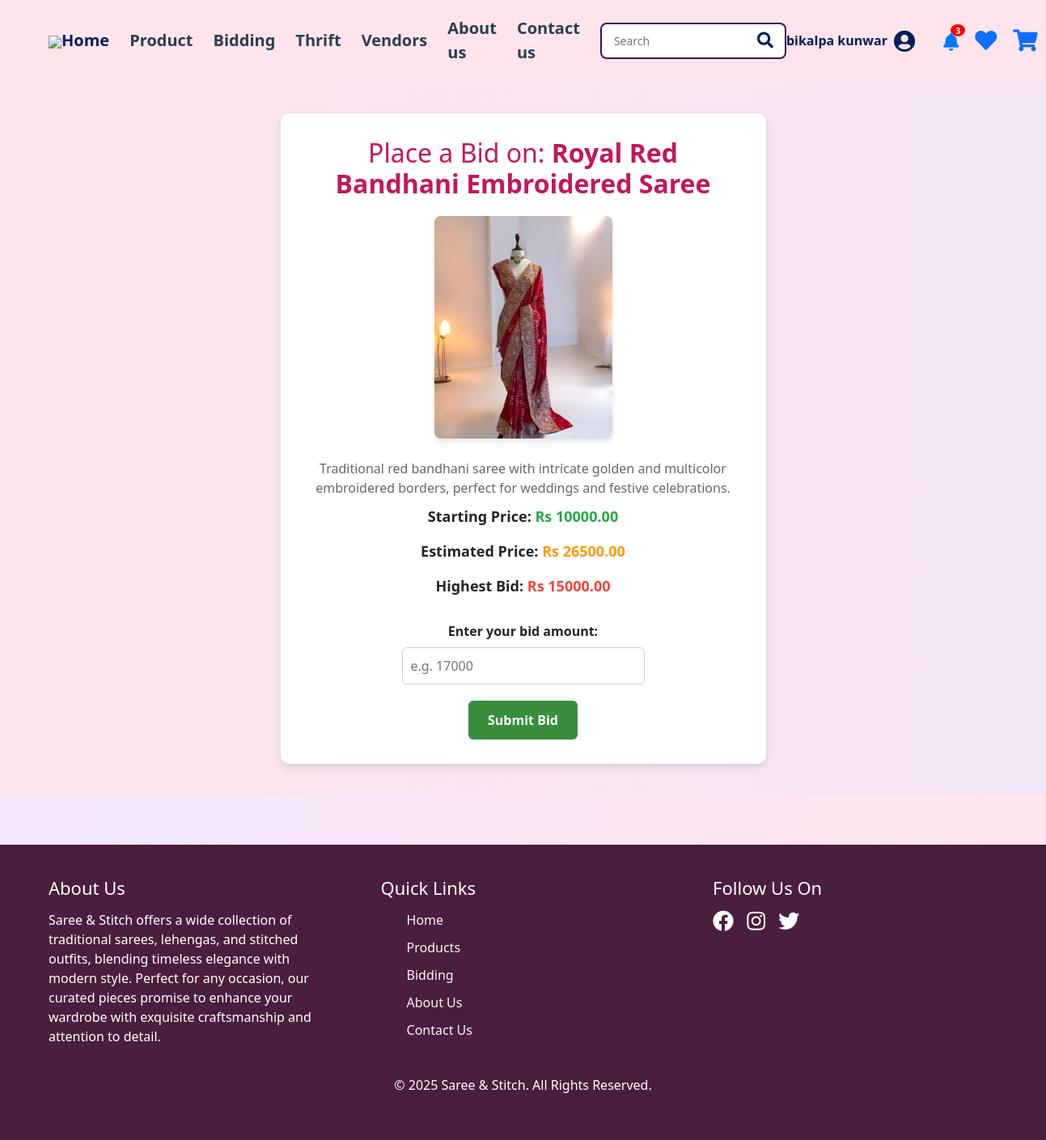
The app's page /place-bid/6/ (signed in) with its own data.
### MS/models.py (models this page shows, shortened)
class CustomUser(AbstractUser):
    ROLE_CHOICES = [
        ('customer', 'Customer'),
        ('admin', 'Admin'),
        ('vendor', 'Vendor'),
    ]
    SIZE_CHOICES = [
        ('XS', 'Extra Small'),
        ('S', 'Small'),
        ('M', 'Medium'),
        ('L', 'Large'),
        ('XL', 'Extra Large'),
        ('Free', 'Free Size'),
    ]
    role = models.CharField(max_length=10, choices=ROLE_CHOICES, default='customer')
    is_vendor = models.BooleanField(default=False)
    size = models.CharField(max_length=10, choices=SIZE_CHOICES, blank=True, null=True)
    store_name = models.CharField(max_length=255, blank=True, null=True)
    description = models.TextField(blank=True, null=True)
    logo = models.ImageField(upload_to='vendor_logos/', blank=True, null=True)
    groups = models.ManyToManyField(
        'auth.Group',
        related_name='customuser_set',
        blank=True
    )
    user_permissions = models.ManyToManyField(
        'auth.Permission',
        related_name='customuser_permissions',
        blank=True
    )

class BiddingProduct(models.Model):
    product_name = models.CharField(max_length=255)
    description = models.TextField()
    image = models.ImageField(upload_to='bidding/')
    starting_price = models.DecimalField(max_digits=10, decimal_places=2)
    estimated_price = models.DecimalField(max_digits=10, decimal_places=2)
    start_time = models.DateTimeField()
    end_time = models.DateTimeField()
    created_at = models.DateTimeField(auto_now_add=True)
    notified = models.BooleanField(default=False)
    def is_active(self):
        now = timezone.now()
        return self.start_time <= now <= self.end_time
    def highest_bid(self):
        return self.bid_set.order_by('-amount').first()

class Bid(models.Model):
    product = models.ForeignKey(BiddingProduct, on_delete=models.CASCADE)
    user = models.ForeignKey(settings.AUTH_USER_MODEL, on_delete=models.CASCADE)
    amount = models.DecimalField(max_digits=10, decimal_places=2)
    bid_time = models.DateTimeField(auto_now_add=True)

### MS/views.py (the view, shortened to what this page needs)
# urls.py: path('place-bid/<int:product_id>/', views.place_bid_view, name='place_bid'),
@login_required
def place_bid_view(request, product_id):
    product = get_object_or_404(BiddingProduct, id=product_id)
    if not product.is_active():
        messages.error(request, "❌ Bidding for this product is closed.")
        return redirect('bidding_list')
    return render(request, 'mytemplates/place_bid.html', {'product': product})

### MS/context_processors.py (called while the page is built)
def notification_context(request):
    if not request.user.is_authenticated:
        return {}
    user = request.user
    alerts = Notification.objects.filter(user=user, is_read=False).order_by('-timestamp')
    unread_count = alerts.count()
    alerts = alerts[:10]  # slice after count
    chat_messages = Chat.objects.filter(
        Q(sender=user) | Q(thrift__user=user)
    ).order_by('-timestamp')[:10]
    return {
        'alerts': alerts,
        'unread_count': unread_count,
        'chat_messages': chat_messages,
    }

### MS/templates/mytemplates/place_bid.html (shortened to what this page needs)
{% extends 'mytemplates/index.html' %}
{% load static %}
{% block content %}
<section style="background: linear-gradient(to right, #fce4ec, #f3e5f5); min-height: 100vh; padding: 40px 0;">
    <div style="max-width: 600px; margin: auto; background: white; border-radius: 10px; padding: 30px; box-shadow: 0 4px 10px rgba(0,0,0,0.1); text-align: center;">
        <h2 style="color: #c2185b; margin-bottom: 20px;">Place a Bid on: <strong>{{ product.product_name }}</strong></h2>
        <img src="{{ product.image.url }}" alt="{{ product.product_name }}" style="max-width: 220px; border-radius: 8px; margin-bottom: 15px; box-shadow: 0 4px 6px rgba(0,0,0,0.1);">
        <p style="margin: 10px 0; font-size: 16px; color: #666;">{{ product.description }}</p>
        <p style="font-size: 18px; font-weight: bold;">Starting Price: <span style="color: #28a745;">Rs {{ product.starting_price }}</span></p>
        <p style="font-size: 18px; font-weight: bold;">Estimated Price: <span style="color: #ff9800;">Rs {{ product.estimated_price }}</span></p>
        <p style="font-size: 18px; font-weight: bold;">Highest Bid: <span style="color: #f44336;">Rs {{ product.highest_bid.amount|default:product.starting_price }}</span></p>
        <form method="POST" style="margin-top: 30px;">
            <label for="amount" style="font-weight: bold; font-size: 16px; display: block; margin-bottom: 8px;">Enter your bid amount:</label>
            <input type="number" name="amount" step="0.01" placeholder="e.g. 17000" required style="padding: 10px; width: 80%; max-width: 300px; border-radius: 6px; border: 1px solid #ccc; margin-bottom: 20px;">
            <br>
            <button type="submit" style="background-color: #388e3c; color: white; padding: 12px 24px; border: none; border-radius: 6px; font-weight: bold; font-size: 16px; cursor: pointer; transition: 0.3s;">
                Submit Bid
            </button>
        </form>
    </div>
</section>
{% endblock %}

### MS/templates/mytemplates/nav.html (shortened to what this page needs)
{% load static %}
{% load humanize %}
{% block content %}
<link rel="stylesheet" type="text/css" href="{% static 'css/nav.css' %}">
<header>
  <div class="logo">
    <img src="{% static 'images/finallogo.png' %}" class="logo-img">
  </div>
    <nav>
    <a href="{% url 'home' %}" class="active">Home</a>
    <a href="{% url 'product' %}">Product</a>
    <a href="{% url 'bidding_list' %}">Bidding</a>
    <a href="{% url 'thrift' %}">Thrift</a>
    <a href="{% url 'all_vendors' %}">Vendors</a>
    <a href="{% url 'aboutus' %}">About us</a>
    <a href="{% url 'contact' %}">Contact us</a>
    <form method="GET" action="{% url 'search_products' %}" style="position: relative; display: inline-block;">
  <input type="text" name="q" placeholder="Search" style="
    padding: 10px 40px 10px 15px;
    border-radius: 8px;
    border: 2px solid #3c1361;
    outline: none;
    font-size: 14px;
    width: 230px;
  ">
  <button type="submit" style="
    position: absolute;
    top: 50%;
    right: 10px;
    transform: translateY(-50%);
    background: none;
    border: none;
    cursor: pointer;
    color: #3c1361;
    font-size: 18px;
  ">
    <i class="fas fa-search"></i>
  </button>
</form>
  </nav>
  <div class="icons">
  {% if user.is_authenticated %}
    <div class="user-dropdown" onclick="toggleDropdown()">
      <span class="user-name">{{ user.get_full_name }}</span>
      <i class="fas fa-user-circle"></i>
    </div>
    <div class="notification-dropdown">
      <a href="#" onclick="toggleNotifBox(event)">
        <i class="fas fa-bell"></i>
        {% if unread_count > 0 %}
          <span class="notif-count">{{ unread_count }}</span>
        {% endif %}
      </a>
    </div>
  {% else %}
    <a href="{% url 'login' %}"><i class="fas fa-user-circle"></i></a>
  {% endif %}
  <a href="{% url 'wishlist' %}"><i class="fas fa-heart"></i></a>
  <a href="{% url 'cart' %}"><i class="fas fa-shopping-cart"></i></a>
</div>
</header>
{% endblock %}

### static/css/nav.css (style rules this page uses)
header { background-color: #ffe4ec; display: flex; align-items: center; justify-content: space-between; padding: 20px 60px; }
.logo-img { width: 80px; object-fit: contain; }
nav { display: flex; align-items: center; gap: 25px; font-weight: bold; }
nav a { text-decoration: none; color: #2c3e50; font-size: 20px; transition: color 0.3s ease; }
nav a:hover, nav a.active { color: #001f5b; }
nav input { padding: 8px; border: 1px solid #001f5b; border-radius: 5px; font-size: 15px; width: 200px; background-color: #fff; color: #001f5b; }
nav i { font-size: 20px; color: #001f5b; }
.icons { display: flex; align-items: center; gap: 20px; font-size: 27px; color: #001f5b; }
.icons i { cursor: pointer; }
.user-dropdown { position: relative; display: flex; align-items: center; gap: 8px; cursor: pointer; }
.user-name { font-weight: bold; font-size: 16px; color: #001f5b; white-space: nowrap; }
.notification-dropdown { position: relative; display: inline-block; margin-left: 15px; }
.notification-dropdown a { position: relative; font-size: 18px; color: #007bff; }
.notif-count { position: absolute; top: -6px; right: -8px; background: red; color: white; font-size: 11px; font-weight: bold; padding: 2px 6px; border-radius: 50%; line-height: 1; }
.notification-dropdown { position: relative; }
.notification-dropdown > a { color: #007bff; position: relative; font-size: 22px; text-decoration: none; }

### MS/templates/mytemplates/index.html (style rules this page uses)
body { background: linear-gradient(to right, #f3e8ff, #ffe5ec); }

### records on screen
CustomUser: get_full_name "bikalpa kunwar"
BiddingProduct: product_name "Royal Red Bandhani Embroidered Saree", image (picture), description "Traditional red bandhani saree with intricate golden and multicolor embroidered borders, perfect for weddings and festive celebrations.", starting_price "10000.00", estimated_price "26500.00", highest_bid.amount "15000.00"

### other values on screen
{{ unread_count }} "3"
